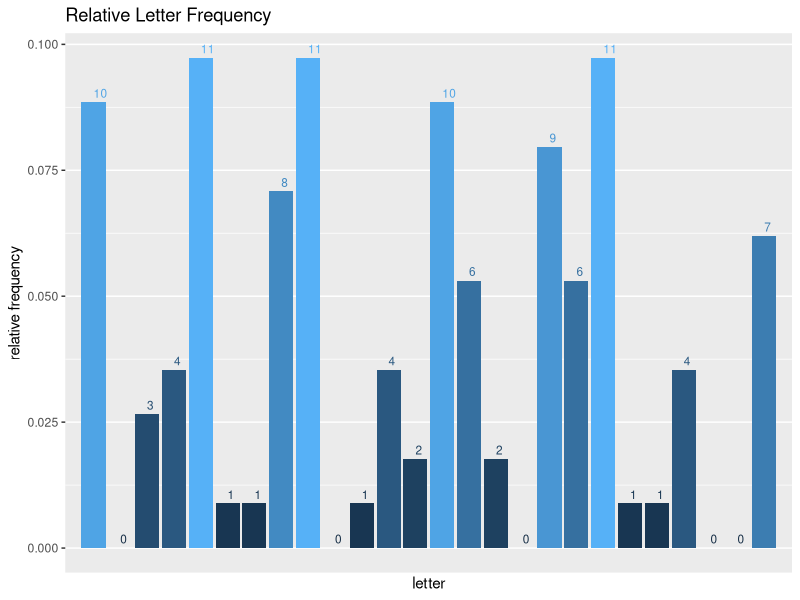

Generate this figure with R:
## ---- chunk 1
require(ggplot2)

sanitize <- function(str){
    #input: raw text string
    #output: relative frequencies
    
    str <- substr(str,1,30000)
    
    newstr <- gsub("[^[:alpha:]]", "", str)
    newstr <- tolower(newstr)
    chars <- strsplit(newstr, NULL)[[1]]
    freqs <- summary(factor(chars))
    rfreqs <- freqs / sum(freqs)
    
    return(freqs)
}

fill_freqs <- function(freqs) {
    #input: frequencies (not necessarily for all 26 letters)
    #output: frequencies for all 26 letters
    
    #make 0-count vector
    alphabet <- rep(1,26)
    names(alphabet) <- letters
    
    alphabet_filled <- sapply(1:26, function(x) {freqs[names(alphabet)[x]]})
    
    alphabet_filled[is.na(alphabet_filled)] <- 0
    
    names(alphabet_filled) <- letters
    alphabet_filled <- as.data.frame(alphabet_filled)
    names(alphabet_filled) <- "rfreqs"
    
    return(alphabet_filled)
}


fplot <- function(str){
    #input: raw text, array with reference frequencies
    #output: plot
    freqs <- sanitize(str)
    rfreqs <- freqs/sum(freqs)
    
    alphabet_filled_freqs <- fill_freqs(freqs)
    alphabet_filled_rfreqs <- fill_freqs(rfreqs)
    
    alphabet_filled_new <- merge(alphabet_filled_freqs,alphabet_filled_rfreqs,by=0,all=TRUE)
    rownames(alphabet_filled_new) <- rownames(alphabet_filled_freqs)
    colnames(alphabet_filled_new) <- c("Row.names", "freqs", "rfreqs")

    p <- ggplot(data=alphabet_filled_new, aes(x=seq(1:26),y=rfreqs)) + geom_bar(stat="identity",aes(fill=rfreqs)) + 
        scale_x_discrete(breaks = c(1:26), labels=letters) +
        theme(legend.position="none") +
        geom_text(aes(label=freqs,color=freqs),size=3,hjust=0,vjust=-0.5) + 
        labs(title="Relative Letter Frequency", x = "letter", y="relative frequency")
    
    print(p)
}


## ---- chunk 2
str <- "I am a string with numeric (123) and other non-alpha (%$^#&!) characters. 
        I live in this presentation and wonder what the rest of the world is like."
sanitize(str) #clean the string and get absolute frequency counts
## ---- chunk 3
str <- "I am a string with numeric (123) and other non-alpha (%$^#&!)characters. 
        I live in this presentation and wonder what the rest of the world is like. ZzZZzzZ."
sanitize(str)
## ---- chunk 4
fplot(str) #plot relative and absolute counts starting from the raw string
